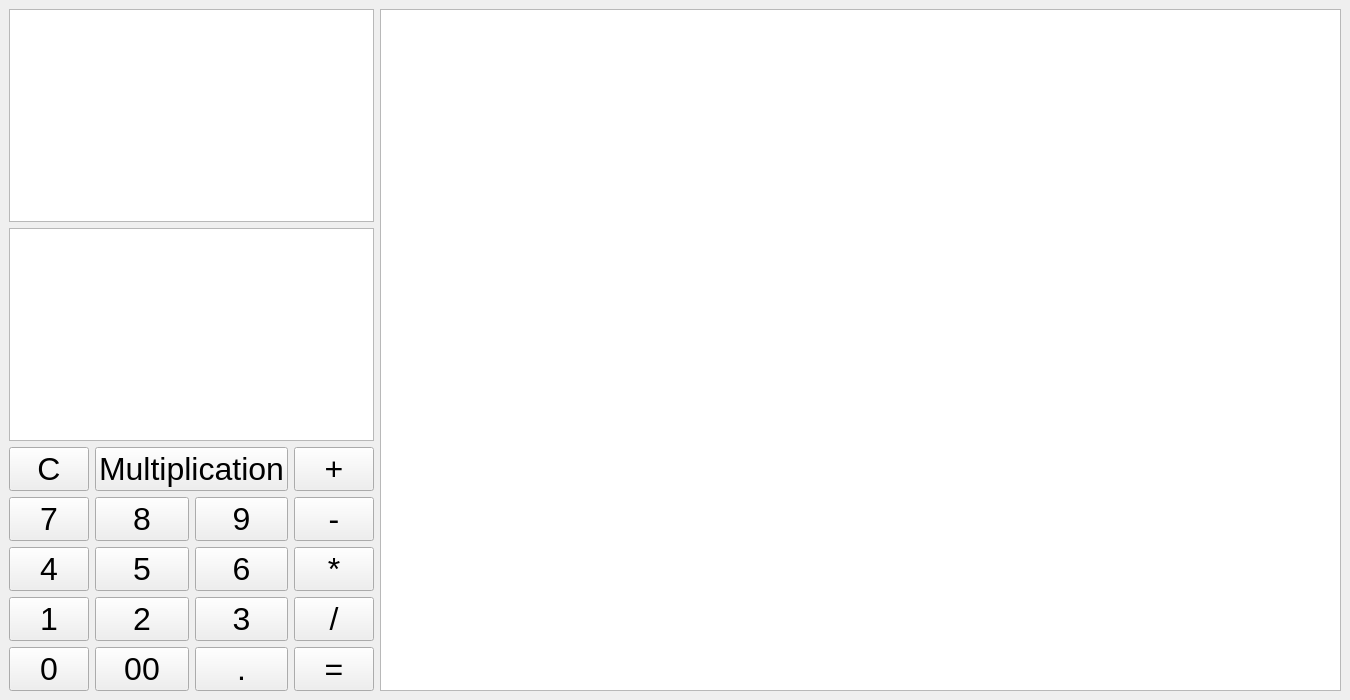
<?xml version="1.0" encoding="UTF-8"?>
<ui version="4.0">
 <class>MainWindow</class>
 <widget class="QMainWindow" name="MainWindow">
  <property name="geometry">
   <rect>
    <x>0</x>
    <y>0</y>
    <width>1350</width>
    <height>700</height>
   </rect>
  </property>
  <property name="windowTitle">
   <string>Calculator</string>
  </property>
  <widget class="QWidget" name="centralwidget">
   <layout class="QGridLayout" name="gridLayout">
    <item row="0" column="0" colspan="4">
     <widget class="QTextEdit" name="textEdit">
      <property name="font">
       <font>
        <pointsize>24</pointsize>
       </font>
      </property>
     </widget>
    </item>
    <item row="0" column="4" rowspan="7">
     <widget class="QTextEdit" name="textEdit_3">
      <property name="font">
       <font>
        <pointsize>24</pointsize>
       </font>
      </property>
     </widget>
    </item>
    <item row="1" column="0" colspan="4">
     <widget class="QTextEdit" name="textEdit_2">
      <property name="font">
       <font>
        <pointsize>24</pointsize>
       </font>
      </property>
     </widget>
    </item>
    <item row="2" column="0">
     <widget class="QPushButton" name="pushButton_17">
      <property name="font">
       <font>
        <pointsize>24</pointsize>
       </font>
      </property>
      <property name="text">
       <string>C</string>
      </property>
     </widget>
    </item>
    <item row="2" column="1" colspan="2">
     <widget class="QPushButton" name="pushButton_19">
      <property name="font">
       <font>
        <pointsize>24</pointsize>
       </font>
      </property>
      <property name="text">
       <string>Multiplication</string>
      </property>
     </widget>
    </item>
    <item row="2" column="3">
     <widget class="QPushButton" name="pushButton_13">
      <property name="font">
       <font>
        <pointsize>24</pointsize>
       </font>
      </property>
      <property name="text">
       <string>+</string>
      </property>
     </widget>
    </item>
    <item row="3" column="0">
     <widget class="QPushButton" name="pushButton_7">
      <property name="font">
       <font>
        <pointsize>24</pointsize>
       </font>
      </property>
      <property name="text">
       <string>7</string>
      </property>
     </widget>
    </item>
    <item row="3" column="1">
     <widget class="QPushButton" name="pushButton_8">
      <property name="font">
       <font>
        <pointsize>24</pointsize>
       </font>
      </property>
      <property name="text">
       <string>8</string>
      </property>
     </widget>
    </item>
    <item row="3" column="2">
     <widget class="QPushButton" name="pushButton_9">
      <property name="font">
       <font>
        <pointsize>24</pointsize>
       </font>
      </property>
      <property name="text">
       <string>9</string>
      </property>
     </widget>
    </item>
    <item row="3" column="3">
     <widget class="QPushButton" name="pushButton_14">
      <property name="font">
       <font>
        <pointsize>24</pointsize>
       </font>
      </property>
      <property name="text">
       <string>-</string>
      </property>
     </widget>
    </item>
    <item row="4" column="0">
     <widget class="QPushButton" name="pushButton_4">
      <property name="font">
       <font>
        <pointsize>24</pointsize>
       </font>
      </property>
      <property name="text">
       <string>4</string>
      </property>
     </widget>
    </item>
    <item row="4" column="1">
     <widget class="QPushButton" name="pushButton_5">
      <property name="font">
       <font>
        <pointsize>24</pointsize>
       </font>
      </property>
      <property name="text">
       <string>5</string>
      </property>
     </widget>
    </item>
    <item row="4" column="2">
     <widget class="QPushButton" name="pushButton_6">
      <property name="font">
       <font>
        <pointsize>24</pointsize>
       </font>
      </property>
      <property name="text">
       <string>6</string>
      </property>
     </widget>
    </item>
    <item row="4" column="3">
     <widget class="QPushButton" name="pushButton_15">
      <property name="font">
       <font>
        <pointsize>24</pointsize>
       </font>
      </property>
      <property name="text">
       <string>*</string>
      </property>
     </widget>
    </item>
    <item row="5" column="0">
     <widget class="QPushButton" name="pushButton">
      <property name="font">
       <font>
        <pointsize>24</pointsize>
       </font>
      </property>
      <property name="text">
       <string>1</string>
      </property>
     </widget>
    </item>
    <item row="5" column="1">
     <widget class="QPushButton" name="pushButton_2">
      <property name="font">
       <font>
        <pointsize>24</pointsize>
       </font>
      </property>
      <property name="text">
       <string>2</string>
      </property>
     </widget>
    </item>
    <item row="5" column="2">
     <widget class="QPushButton" name="pushButton_3">
      <property name="font">
       <font>
        <pointsize>24</pointsize>
       </font>
      </property>
      <property name="text">
       <string>3</string>
      </property>
     </widget>
    </item>
    <item row="5" column="3">
     <widget class="QPushButton" name="pushButton_16">
      <property name="font">
       <font>
        <pointsize>24</pointsize>
       </font>
      </property>
      <property name="text">
       <string>/</string>
      </property>
     </widget>
    </item>
    <item row="6" column="0">
     <widget class="QPushButton" name="pushButton_10">
      <property name="font">
       <font>
        <pointsize>24</pointsize>
       </font>
      </property>
      <property name="text">
       <string>0</string>
      </property>
     </widget>
    </item>
    <item row="6" column="1">
     <widget class="QPushButton" name="pushButton_11">
      <property name="font">
       <font>
        <pointsize>24</pointsize>
       </font>
      </property>
      <property name="text">
       <string>00</string>
      </property>
     </widget>
    </item>
    <item row="6" column="2">
     <widget class="QPushButton" name="pushButton_12">
      <property name="font">
       <font>
        <pointsize>24</pointsize>
       </font>
      </property>
      <property name="text">
       <string>.</string>
      </property>
     </widget>
    </item>
    <item row="6" column="3">
     <widget class="QPushButton" name="pushButton_18">
      <property name="font">
       <font>
        <pointsize>24</pointsize>
       </font>
      </property>
      <property name="text">
       <string>=</string>
      </property>
     </widget>
    </item>
   </layout>
  </widget>
 </widget>
 <resources/>
 <connections/>
</ui>
